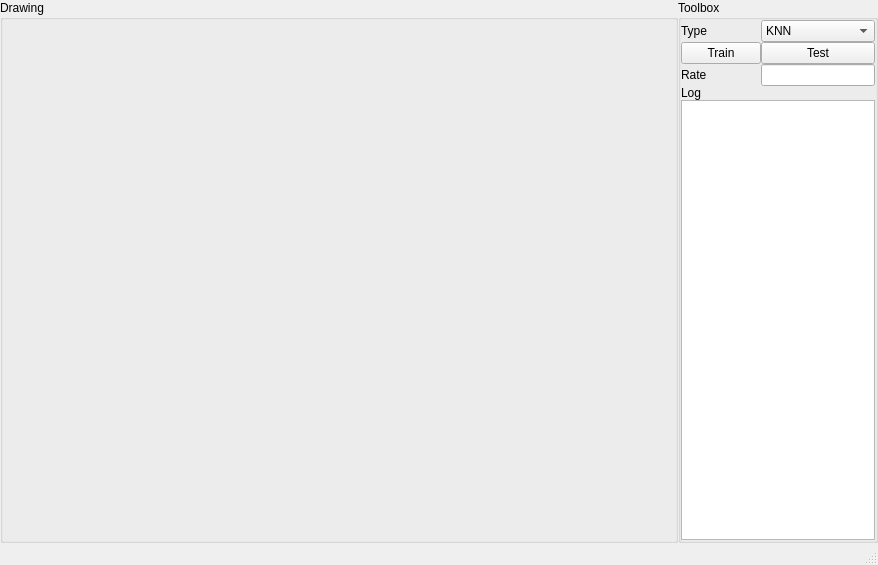
<?xml version="1.0" encoding="UTF-8"?>
<ui version="4.0">
 <class>MainWindow</class>
 <widget class="QMainWindow" name="MainWindow">
  <property name="geometry">
   <rect>
    <x>0</x>
    <y>0</y>
    <width>878</width>
    <height>565</height>
   </rect>
  </property>
  <property name="windowTitle">
   <string>MainWindow</string>
  </property>
  <widget class="QWidget" name="centralWidget">
   <layout class="QGridLayout" name="layoutGCentral">
    <property name="leftMargin">
     <number>0</number>
    </property>
    <property name="topMargin">
     <number>0</number>
    </property>
    <property name="rightMargin">
     <number>0</number>
    </property>
    <property name="bottomMargin">
     <number>0</number>
    </property>
    <property name="spacing">
     <number>0</number>
    </property>
    <item row="0" column="0">
     <widget class="QGroupBox" name="groupBoxDrawing">
      <property name="title">
       <string>Drawing</string>
      </property>
      <layout class="QGridLayout" name="layoutGDrawing">
       <property name="leftMargin">
        <number>0</number>
       </property>
       <property name="topMargin">
        <number>0</number>
       </property>
       <property name="rightMargin">
        <number>0</number>
       </property>
       <property name="bottomMargin">
        <number>0</number>
       </property>
       <property name="spacing">
        <number>0</number>
       </property>
       <item row="0" column="0">
        <widget class="Drawing" name="wgtDrawing" native="true"/>
       </item>
      </layout>
     </widget>
    </item>
    <item row="0" column="1">
     <widget class="QGroupBox" name="groupBoxToolbox">
      <property name="maximumSize">
       <size>
        <width>200</width>
        <height>16777215</height>
       </size>
      </property>
      <property name="title">
       <string>Toolbox</string>
      </property>
      <layout class="QGridLayout" name="layoutGToolbox">
       <property name="leftMargin">
        <number>0</number>
       </property>
       <property name="topMargin">
        <number>0</number>
       </property>
       <property name="rightMargin">
        <number>0</number>
       </property>
       <property name="bottomMargin">
        <number>0</number>
       </property>
       <property name="spacing">
        <number>0</number>
       </property>
       <item row="0" column="0">
        <widget class="QLabel" name="labelType">
         <property name="text">
          <string>Type</string>
         </property>
        </widget>
       </item>
       <item row="0" column="1">
        <widget class="QComboBox" name="boxType">
         <item>
          <property name="text">
           <string>KNN</string>
          </property>
         </item>
         <item>
          <property name="text">
           <string>SVM</string>
          </property>
         </item>
        </widget>
       </item>
       <item row="2" column="1">
        <widget class="QPushButton" name="btnTest">
         <property name="text">
          <string>Test</string>
         </property>
        </widget>
       </item>
       <item row="3" column="0">
        <widget class="QLabel" name="labelRate">
         <property name="text">
          <string>Rate</string>
         </property>
        </widget>
       </item>
       <item row="3" column="1">
        <widget class="QLineEdit" name="lineRate">
         <property name="readOnly">
          <bool>true</bool>
         </property>
        </widget>
       </item>
       <item row="4" column="0" colspan="2">
        <widget class="QLabel" name="labelLog">
         <property name="text">
          <string>Log</string>
         </property>
        </widget>
       </item>
       <item row="5" column="0" colspan="2">
        <widget class="QPlainTextEdit" name="textLog">
         <property name="readOnly">
          <bool>true</bool>
         </property>
        </widget>
       </item>
       <item row="2" column="0">
        <widget class="QPushButton" name="btnTrain">
         <property name="text">
          <string>Train</string>
         </property>
        </widget>
       </item>
      </layout>
     </widget>
    </item>
   </layout>
  </widget>
  <widget class="QMenuBar" name="menuBar">
   <property name="geometry">
    <rect>
     <x>0</x>
     <y>0</y>
     <width>878</width>
     <height>22</height>
    </rect>
   </property>
  </widget>
  <widget class="QStatusBar" name="statusBar"/>
 </widget>
 <layoutdefault spacing="6" margin="11"/>
 <customwidgets>
  <customwidget>
   <class>Drawing</class>
   <extends>QWidget</extends>
   <header>drawing.h</header>
   <container>1</container>
  </customwidget>
 </customwidgets>
 <resources/>
 <connections/>
</ui>
